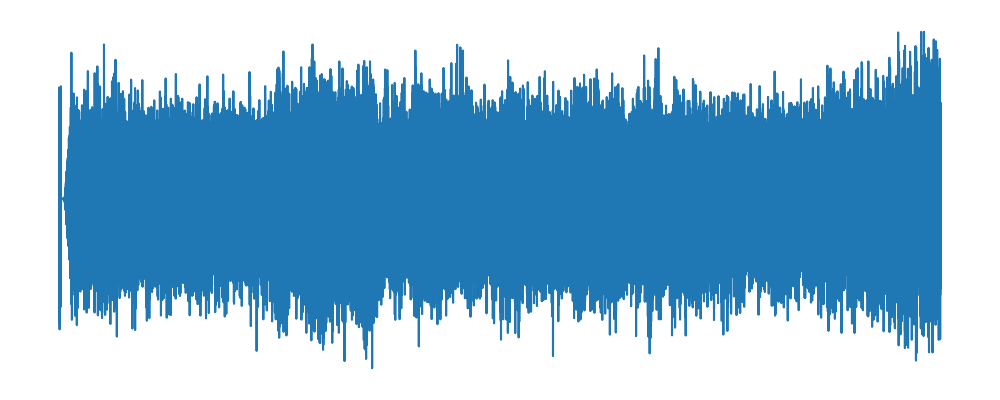

Generate this figure with Python:
import matplotlib.pyplot as plt
from scipy.io import wavfile
import os

def save_waveform_image(load_path, save_path, no_text=False):
    """
    Load a .wav file and save it as a waveform plot.
    """

    # Read the .wav file
    sample_rate, data = wavfile.read(load_path)

    # If stereo, take only one channel
    if len(data.shape) > 1:
        data = data[:, 0]

    plt.figure(figsize=(10, 4))
    plt.plot(data)
    if not no_text:
        plt.title("Waveform")
        plt.xlabel("Sample")
        plt.ylabel("Amplitude")
    else:
        # Remove axis labels and ticks if no_text is True
        ax = plt.gca()
        ax.set_xticks([])
        ax.set_yticks([])
        ax.set_xlabel("")
        ax.set_ylabel("")
        # Remove all spines (borders)
        for spine in ax.spines.values():
            spine.set_visible(False)
    plt.tight_layout()

    # If save_path is a directory, create a filename.
    # Otherwise, use save_path as the full path to the file.
    if os.path.isdir(save_path):
        base_filename = os.path.basename(load_path)
        name, _ = os.path.splitext(base_filename)
        output_path = os.path.join(save_path, f"{name}_waveform.png")
    else:
        output_path = save_path
    
    # Ensure the directory for the output file exists.
    output_dir = os.path.dirname(output_path)
    if not os.path.exists(output_dir):
        os.makedirs(output_dir)

    plt.savefig(output_path)
    plt.close()
    print(f"Saved waveform to {output_path}")


def main():
    # This call was failing because save_path was a directory. It will now work.
    save_waveform_image(
        load_path="/Users/applefella/Documents/UAV_Classification/UAV_Classification/.datasets/UAV_Dataset_31/DJI_Tello/DJI_Tello_1.wav",
        save_path="src/images",
        no_text=True
    )
    
    # This call provides a full file path and will continue to work.
    save_waveform_image(
        load_path="/Users/applefella/Documents/UAV_Classification/UAV_Classification/.datasets/UAV_Dataset_31/DJI_Tello/DJI_Tello_3.wav",
        save_path="src/images/DJI_Tello_3_waveform.png",
        no_text=True
    )


if __name__ == "__main__":
    main()
